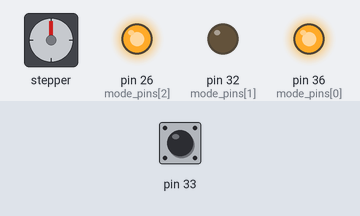
Simulated run of this program. Board: Raspberry Pi (header pin numbers). On the bench: stepper motor, output pins drawn as LEDs (lit = HIGH). The inputs (shaded band) are chosen by the test bench; at power-on: pin 33 HIGH. Files the program writes start out absent; the stepper is drawn at 200 steps a turn; the clock reads 2024-03-15 10:24:30 at power-on unless the program sets it; pins used as bus, display or sensor lines are not drawn. At 21.5 s the program stops and its outputs stay as they are.

Above: at 21.5 s.
Timing chart, 0 to 23.0 s (numbered marks = the images above):
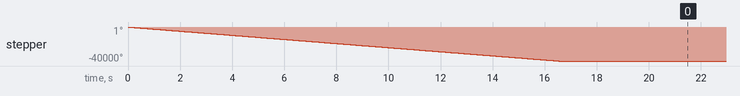

The program:

testStepperCaudal.py
```python
import RPi.GPIO as GPIO
from stepper.stepper import StepperMotor
from sensores.caudalimetro import Caudalimetro
from time import sleep
from time import time

# GPIO setup
step_pin = 24
dir_pin = 22
mode_pins = (36, 32, 26)

# Stepper motor setup
step_type = '1/32'
caudal_pin = 33

GPIO.setwarnings(False)
GPIO.setmode(GPIO.BOARD)

# create object
motor = StepperMotor(step_pin, dir_pin, mode_pins, step_type)
f= open("./dataMotorCaudal.txt","w+") #abrir archivo para lectura y escritura
caudalimetro = Caudalimetro(caudal_pin)

tiempoAnterior = float(time())

sumTheta = 0.0

#deltaTheta = motor.abrir(90)
#sleep(0.5)

while sumTheta < 1619.0:
    t0 = time()
    #deltaTheta = motor.cerrar(0.05625) #quizas paso muy pequeño
    #deltaTheta = motor.abrir(54)
    deltaTheta = motor.abrir(5.4)
    sleep(0.04) #verificar cuanto delay necesito para generar un minimo de pulsaciones por unidad de tiempo
    #sleep(0.7)
    t1 = time()
    #caudal = (t1-t0) * caudalimetro.contadorPulsos/caudalimetro.factorConversion
    caudal = caudalimetro.contadorPulsos/(caudalimetro.factorConversion*(t1-t0))
    sumTheta += deltaTheta
    f.write("%f %f\n" % (sumTheta,caudal)) #no se considera este tiempo, sin embargo, podría ser importante.
    caudalimetro.contadorPulsos = 0

f.close()
```

stepper.py
```python
import RPi.GPIO as GPIO
from time import sleep

class StepperMotor:
    def __init__(self, step_pin, dir_pin, mode_pins, step_type):
        """docstring for ."""
        self.step_pin = step_pin
        self.dir_pin = dir_pin
        self.step_type = step_type
        #GPIO.setwarnings(False)
        #GPIO.setmode(GPIO.BOARD)
        GPIO.setup(step_pin, GPIO.OUT)
        GPIO.setup(dir_pin, GPIO.OUT)
        GPIO.setup(mode_pins, GPIO.OUT)
        self.resolution = {'Full':(0, 0, 0),
                    'Half':(1, 0, 0),
                    '1/4':(0, 1, 0),
                    '1/8':(1, 1, 0),
                    '1/16':(0, 0, 1),
                    '1/32':(1, 0, 1)}
        self.microsteps =  {'Full':1,
                    'Half':2,
                    '1/4':4,
                    '1/8':8,
                    '1/16':16,
                    '1/32':32}
        self.delay = .005/self.microsteps[step_type]
        GPIO.output(mode_pins, self.resolution[step_type])

    def run(self, steps, clockwise):
        GPIO.output(self.dir_pin, clockwise)
        for i in range(steps):
            GPIO.output(self.step_pin, GPIO.HIGH)
            sleep(self.delay)
            GPIO.output(self.step_pin, GPIO.LOW)
            sleep(self.delay)

    def direccionRotacion(self, theta):
        if theta > 0:
           return 1
        else:
           return 0

    #1 micropaso 1/32 = 0.05625 grados. 1.8/32
    def girar(self, theta): #resolucion del motor
	#GPIO.output(self.dir_pin, self.direccionRotacion(theta))
        #pasos = round(theta/0.05625, 0)
        pasos = round(theta/(1.8/self.microsteps[self.step_type]), 0)
        self.run(int(pasos),self.direccionRotacion(theta))
        #return pasos*0.05625
        return pasos*(1.8/self.microsteps[self.step_type])

    def cerrar(self, theta): #resolucion del motor
        pasos = round(theta/(1.8/self.microsteps[self.step_type]), 0)
        self.run(int(pasos),1) #cerrar=1 con engranes. con faja el 1 seria 0
        #return pasos*0.05625
        return pasos*(1.8/self.microsteps[self.step_type])

    def abrir(self, theta): #resolucion del motor
        pasos = round(theta/(1.8/self.microsteps[self.step_type]), 0)
        self.run(int(pasos),0) #abrir=0 con engranes. con faja el 0 seria 1
        #return pasos*0.05625
        return pasos*(1.8/self.microsteps[self.step_type])
```

caudalimetro.py
```python
import RPi.GPIO as GPIO
from time import time

class Caudalimetro:

    def __init__(self, sensor_pin):
        """docstring for ."""
        self.sensor_pin = sensor_pin
        self.factorConversion = 5.5 #Hz. Para litros por minuto
        self.contadorPulsos = 0
        #GPIO.setwarnings(False)
        #GPIO.setmode(GPIO.BOARD)
        GPIO.setup(sensor_pin, GPIO.IN)
        GPIO.add_event_detect(sensor_pin, GPIO.FALLING, callback = self.contadorPulsosCallback)
        self.tiempoAnterior = float(time())

    def contadorPulsosCallback(self,channel):
        self.contadorPulsos += 1

    #debe estar corriendo constantemente
    def getCaudalPorSegundo(self):
        self.caudal = -1.0
        if( float(time()) - float(self.tiempoAnterior) > 1):
            self.tiempoAnterior = time()
            self.caudal = self.contadorPulsos/self.factorConversion
        return self.caudal

    #def getCaudalPorDecimaDeSegundo(self):
    #    self.caudal = -1.0
    #    if( float(time()) - float(self.tiempoAnterior) > 0.1):
    #        self.tiempoAnterior = float(time())
    #        self.caudal = 0.1 * self.contadorPulsos/self.factorConversion
    #    return self.caudal


    def resetContadorPulsos(self):
        self.contadorPulsos = 0
```
